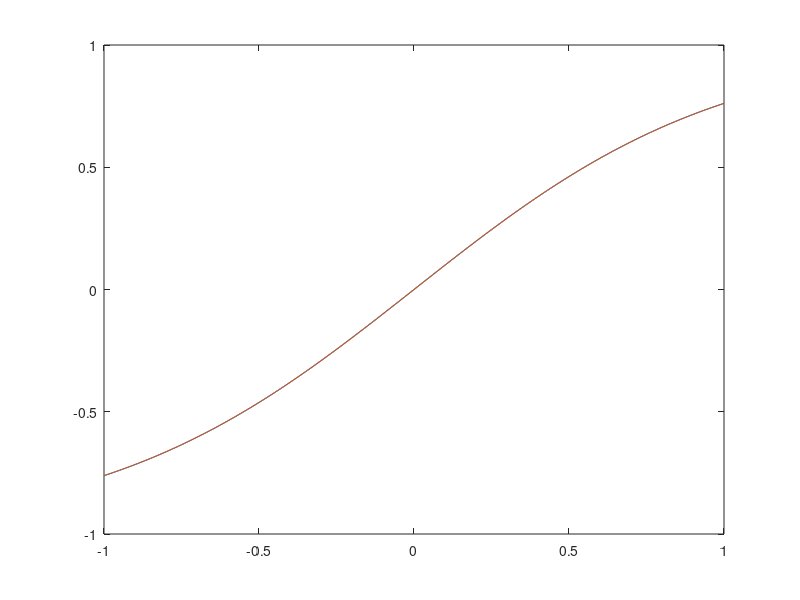
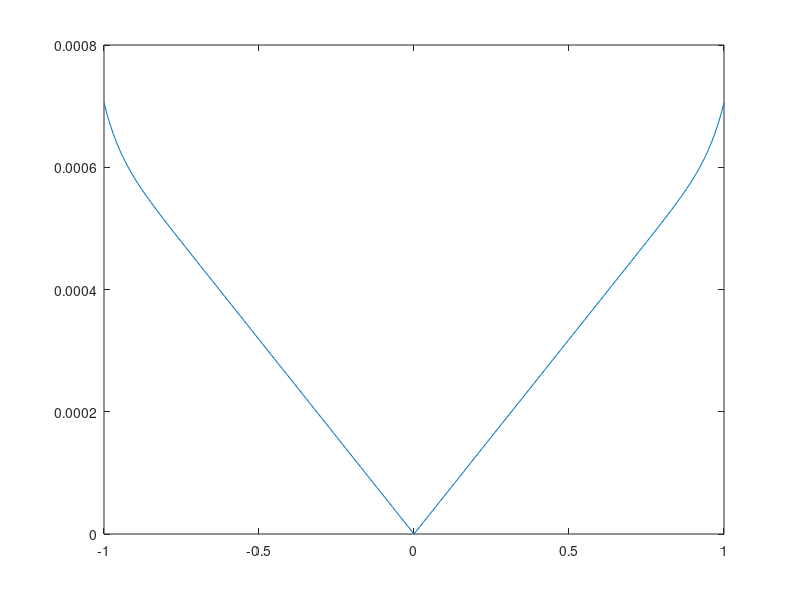

MATLAB code to generate these figures, in order:
clc; clear; close all;

v = -1:0.01:1;
xi = 0.001:0.001:1000;
M = 10;

lhs = tanh(v);

sum = zeros(size(v));

for m = 1:M
    
    integrand = csch((pi/2)*xi).*xi.^(2*m-1);
    integral = trapz(xi, integrand);
    
    numerator = integral*(-1).^(m-1)*v.^(2*m-1);
    denominator = factorial(2*m - 1);
    
    term = numerator/denominator;
    
    sum = sum + term;
    
end

rhs = sum;

error = abs(lhs - rhs);

figure;
plot(v, lhs);
hold on;
plot(v, rhs);

figure;
plot(v, error);
